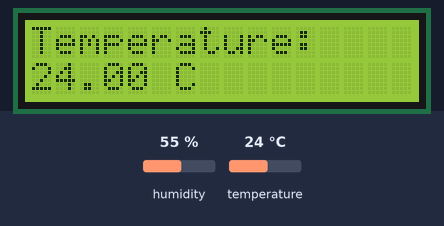
Simulated run of this sketch. Board: Arduino Uno, built with avr-gcc and run on an emulated ATmega328P. Shown: 16×2 character LCD. The inputs (shaded band) are chosen by the test bench; at power-on: humidity 55 %, temperature 24 °C.

Above: at 6.2 s.
6.3 s: humidity set to 22 %
At 14.3 s:
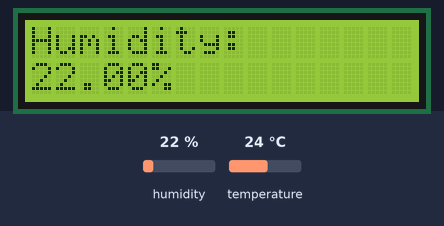
17.1 s: temperature set to 12 °C
At 21.8 s:
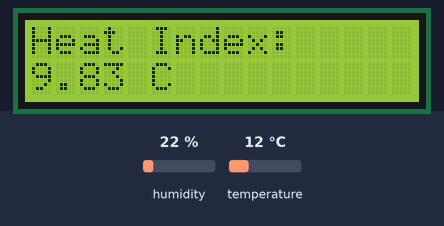
23.1 s: humidity set to 40 %
At 26.1 s:
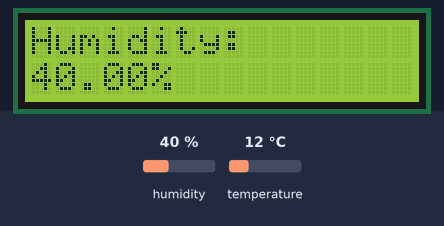
29.1 s: temperature set to 19 °C
At 30.3 s:
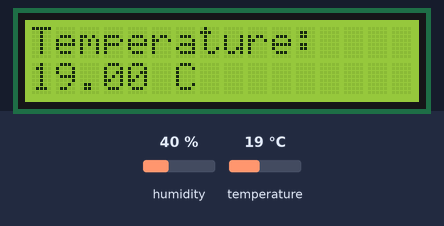
Timing chart, 0 to 32.1 s (numbered marks = the images above; inputs shaded):
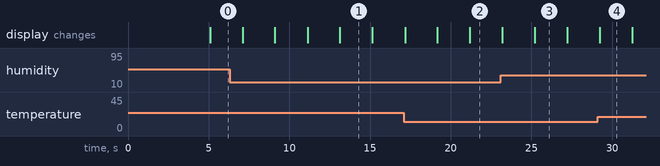

Measured:
- what the display in image 1 shows lasts 2.0 s, from 13.1 s to 15.1 s

The sketch:

sketch_may19b.ino
```cpp
#include "DHT.h"
#include <LiquidCrystal.h>

const int rs = 12, en = 11, d4 = 5, d5 = 4, d6 = 3, d7 = 2;
LiquidCrystal lcd(rs, en, d4, d5, d6, d7);
#define DHTPIN 8
#define DHTTYPE DHT11
DHT dht(DHTPIN, DHTTYPE);

void setup() {
  lcd.begin(16, 2);
  dht.begin();
  lcd.print("Formulated by:");
  lcd.setCursor(0,1);
  lcd.print("LAB Studios");
  delay(5000);
  lcd.clear();
}

void loop() {

  float h = dht.readHumidity();
  float t = dht.readTemperature();
  lcd.setCursor(0,0);
  if (isnan(h) || isnan(t)) {
    lcd.print("Error!");
    return;
  }

  float hic = dht.computeHeatIndex(t, h, false);

  lcd.setCursor(0,0);
  lcd.print("Temperature:");
  lcd.setCursor(0,1);
  lcd.print(t);
  lcd.print(" C");
  delay(2000);
  lcd.clear();

  lcd.setCursor(0,0);
  lcd.print("Humidity:");
  lcd.setCursor(0,1);
  lcd.print(h);
  lcd.print("%");
  delay(2000);
  lcd.clear();

  lcd.setCursor(0,0);
  lcd.print("Heat Index:");
  lcd.setCursor(0,1);
  lcd.print(hic);
  lcd.print(" C");
  delay(2000);

}
```
